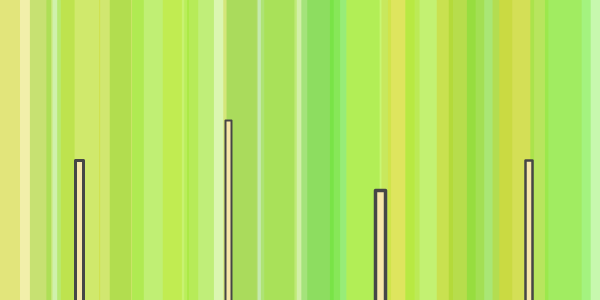
Frame 1 (no input)
Frame 60 (the mouse pressed at the canvas centre just before this capture): identical to frame 1, image omitted
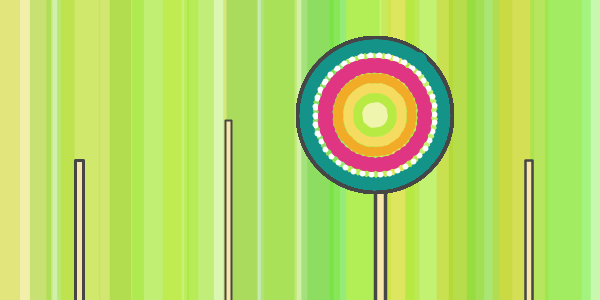
Frame 120 (the mouse held since frame 60 and released just before this capture)

The Processing sketch that drew these frames (run headless with seeded random() and noise(); from frame 60 on, the mouse is pressed at the canvas centre):

// Processing sketch: processing_14528
// ── processing_14528.pde

int h = 160;
float angle = 0.0;
float speed = 0.05;

void setup(){
  int [] x = {75, 225, 375, 525};
  size (600, 300);
  background (255);
  smooth();

  
  for( int i=0; i<600; i+=20){
    stroke (random(77,245), random(200,245), random(20,60), 100);
    strokeWeight (random(20,100));
    line(i,0, i,300);
  } 
  frameRate(80);
// lollipop sticks
 fill (247, 231, 170);
     stroke (70);
      strokeJoin(ROUND);
       strokeWeight (3);
        rect (x[0], h, 8, h);
        strokeWeight (2);
        rect (x[1], h-40, 6, h+30);
        strokeWeight (3.5);
        rect (x[2], h+30, 10, h);
        strokeWeight(2.5);
        rect (x[3], h, 7, h);
}

void draw (){
// lollipop candy #1
angle += speed;
   if (mousePressed) {
    if ((mouseX <= 135) && (mouseX >= 15)){
      //black outline
      stroke (70);
      strokeWeight(3); 
      noFill();
      smooth();
      ellipse (75, 100, 130, 130);    
    //pink  
    strokeWeight (12);
    stroke (252, 130, 169);
    float a = 75+ cos(angle)*60;
    float b = 100 + sin(angle)*60;
    point (a,b);
    //red
    strokeWeight (11);
    stroke (227, 50, 56);
    float a1 = 75+ cos(angle)*48;
    float b1 = 100 + sin(angle)*48;
    point (a1,b1);
   //orange
    strokeWeight (10);
    stroke (240, 143, 39);
    float a2 = 75+ cos(angle)*37;
    float b2 = 100 + sin(angle)*37;
    point (a2,b2);
    //yellow
    strokeWeight (10);
    stroke (252, 245, 102);
    float a3 = 75+ cos(angle)*27;
    float b3 = 100 + sin(angle)*27;
    point (a3,b3);
   // green
    strokeWeight (10);
    stroke (148, 211, 64);
    float a4 = 75+ cos(angle)*17;
    float b4 = 100 + sin(angle)*17;
    point (a4,b4);
   //baby blue
    strokeWeight (12);
    stroke (73, 217, 234);
    float a5 = 75+ cos(angle)*7;
    float b5 = 100 + sin(angle)*7;
    point (a5,b5);
    }
  }
//lollipop #2  
   if (mousePressed) {
    if ((mouseX <= 285) && (mouseX >= 165)){
      //black outline
      stroke (100);
      strokeWeight(1); 
      noFill();
      smooth();
      ellipse (225, 70, 114, 114);    
    //dark blue
    stroke (33, 56, 129);
    strokeWeight (15);
    float a = 225+ cos(angle)*50;
    float b = 70 + sin(angle)*50;
    point (a,b);
    //lighter blue
    stroke (62, 131, 198);
    strokeWeight (14);    
    float a1 = 225+ cos(angle)*35;
    float b1 = 70 + sin(angle)*35;
    point (a1,b1);
   //very light blue
    strokeWeight (11);
    stroke (149, 191, 155);
    float a2 = 225+ cos(angle)*22;
    float b2 = 70 + sin(angle)*22;
    point (a2,b2);
    //light yellow
    strokeWeight (10);
    stroke (252, 252, 145);
    float a3 = 225+ cos(angle)*11;
    float b3 = 70 + sin(angle)*11;
    point (a3,b3);
  //pinkish
   strokeWeight (6);
    stroke (229, 133, 130);
    float a5 = 225+ cos(angle)*4;
    float b5 = 70 + sin(angle)*4;
    point (a5,b5);
    }
  } 
 // lollipop candy #3
angle += speed;
   if (mousePressed) {
    if ((mouseX <= 450) && (mouseX >= 300)){
      //black outline
      stroke (70);
      strokeWeight(3); 
      noFill();
      smooth();
      ellipse (375, 115, 155, 155);    
    //teal 
    strokeWeight (17);
    stroke (20,147, 137);
    float a = 375+ cos(angle)*70;
    float b = 115 + sin(angle)*70;
    point (a,b);
    //white
    strokeWeight (6);
    stroke (255);
    float a8 = 375 + cos(angle)*60;
    float b8= 115+sin(angle)*60;
    point (a8,b8);
    //magenta
    strokeWeight (15);
    stroke (223,53, 130);
    float a1 = 375+ cos(angle)*50;
    float b1 = 115 + sin(angle)*50;
    point (a1,b1);
   //orange
    strokeWeight (10);
    stroke (242, 171, 39);
    float a2 = 375+ cos(angle)*37;
    float b2 = 115 + sin(angle)*37;
    point (a2,b2);
    //yellow
    strokeWeight (10);
    stroke (245, 220, 96);
    float a3 = 375+ cos(angle)*27;
    float b3 = 115 + sin(angle)*27;
    point (a3,b3);
   // green
    strokeWeight (10);
    stroke (183, 234, 66);
    float a4 = 375+ cos(angle)*17;
    float b4 = 115 + sin(angle)*17;
    point (a4,b4);
   //baby blue
    strokeWeight (12);
    stroke (239, 245, 173);
    float a5 = 375+ cos(angle)*7;
    float b5 = 115 + sin(angle)*7;
    point (a5,b5);
    }
  } 
  //lollipop #4
angle += speed;
   if (mousePressed) {
    if ((mouseX <= 585) && (mouseX >= 465)){
      //black outline
      stroke (70);
      strokeWeight(3); 
      noFill();
      smooth();
      ellipse (525, 97, 130, 130);    
    //red
    strokeWeight (12);
    stroke (227, 50, 56);
    float a = 525+ cos(angle)*60;
    float b = 97 + sin(angle)*60;
    point (a,b);
    //orange
    strokeWeight (11);
    stroke (240, 143, 39);
    float a1 = 525+ cos(angle)*48;
    float b1 = 97 + sin(angle)*48;
    point (a1,b1);
   //yellow
    strokeWeight (10);
    stroke (247, 255, 44);
    float a2 = 525+ cos(angle)*37;
    float b2 = 97 + sin(angle)*37;
    point (a2,b2);
    //green
    strokeWeight (10);
    stroke (49, 160, 42);
    float a3 = 525+ cos(angle)*27;
    float b3 = 97 + sin(angle)*27;
    point (a3,b3);
   // blue
    strokeWeight (12);
    stroke (43, 90, 196);
    float a4 = 525+ cos(angle)*17;
    float b4 = 97 + sin(angle)*17;
    point (a4,b4);
   //orange
    strokeWeight (7);
    stroke (240, 143, 39);
    float a5 = 525+ cos(angle)*7;
    float b5 = 97 + sin(angle)*7;
    point (a5,b5);
    //yellow
    strokeWeight (4);
    stroke (247, 255, 44);
    float a6 = 525+ cos(angle)*4;
    float b6 = 97 + sin(angle)*4;
    point (a6,b6);
    }
  }
}
